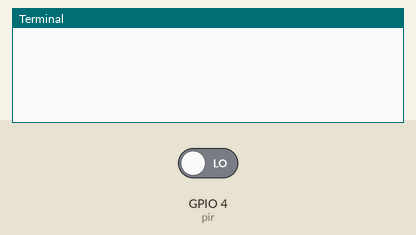
Simulated run of this program. Board: Raspberry Pi (BCM pin numbers). Shown: the last lines printed to the terminal. The test bench sets the inputs (shaded band); at power-on: GPIO 4 (pir) LOW. The camera gives no picture and a still takes 0.5 s.

Above: at 1.2 s.
1.3 s: GPIO 4 (pir) driven HIGH
At 2.1 s:
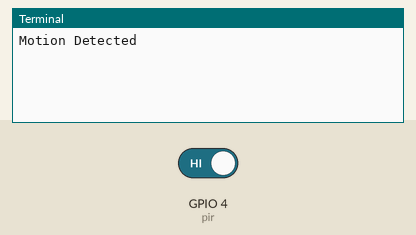
2.8 s: GPIO 4 (pir) driven LOW
At 3.2 s:
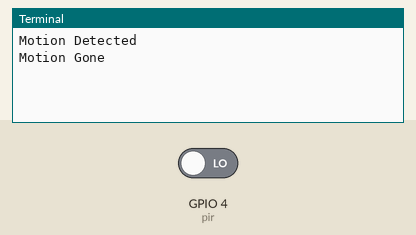

Measured:
- after the input at 1.3 s, the terminal: prints a new line at once (image 1)
- after the input at 2.8 s, the terminal: prints a new line at once (image 2)

The program:

parent-detector.py
```python
from time import sleep
from gpiozero import MotionSensor
from picamera import PiCamera

pir = MotionSensor(4)
camera = PiCamera()


while True:
	filename = "intruder.h264"
	pir.wait_for_motion()
	print("Motion Detected")
	camera.start_recording(filename)
	pir.wait_for_no_motion()
	print("Motion Gone")
	camera.stop_recording()
	sleep(0.5)
```
